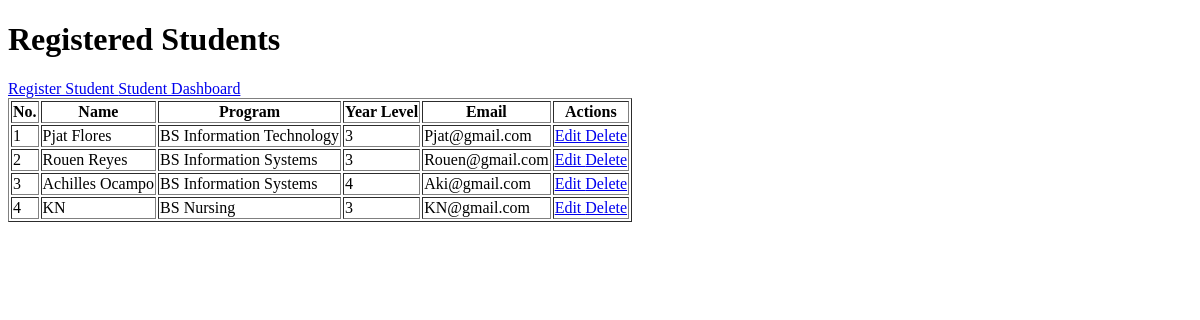
Page /registration/ on the earlier database version.
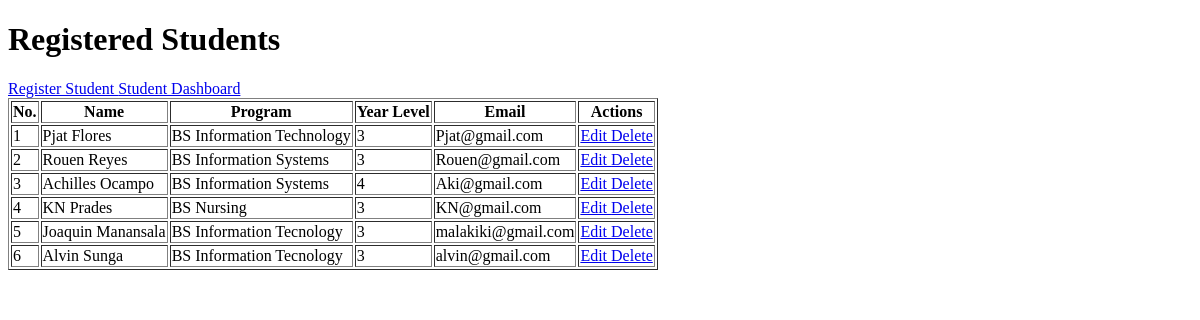
Same page on the later database version.
### registration/models.py (models this page shows, shortened)
class Student(models.Model):
    student_name = models.CharField(max_length=100)
    program = models.CharField(max_length=100)
    year_level = models.IntegerField()
    email = models.EmailField()

### registration/views.py (the view)
def student_list(request):
    students = Student.objects.all()
    return render(
        request,
        'registration/student_list.html',
        {'students': students}
    )

### registration/templates/registration/student_list.html (shortened to what this page needs)
<!DOCTYPE html>
<html>
<head>
</head>
<body>
    <h1>Registered Students</h1>
    <a href="{% url 'student_create' %}">
        Register Student
    </a>
     <a href="{% url 'student_dashboard' %}">
                    Student Dashboard
    </a>
    <table border="1">
        <tr>
            <th>No.</th>
            <th>Name</th>
            <th>Program</th>
            <th>Year Level</th>
            <th>Email</th>
            <th>Actions</th>
        </tr>
        {% for student in students %}
        <tr>
            <td>{{ forloop.counter }}</td>
            <td>{{ student.student_name }}</td>
            <td>{{ student.program }}</td>
            <td>{{ student.year_level }}</td>
            <td>{{ student.email }}</td>
            <td>
                <a href="{% url 'student_update' student.id %}">
                    Edit
                </a>
                <a href="{% url 'student_delete' student.id %}">
                    Delete
                </a>
            </td>
        </tr>
        {% empty %}
        <tr>
            <td colspan="6">
                No students registered.
            </td>
        </tr>
        {% endfor %}
    </table>
</body>
</html>

Differences in the rows shown:
changed Student "BS Nursing": student_name "KN" → "KN Prades"
added Student: student_name "Joaquin Manansala", program "BS Information Tecnology", year_level "3", email "malakiki@gmail.com"
added Student: student_name "Alvin Sunga", program "BS Information Tecnology", year_level "3", email "alvin@gmail.com"
